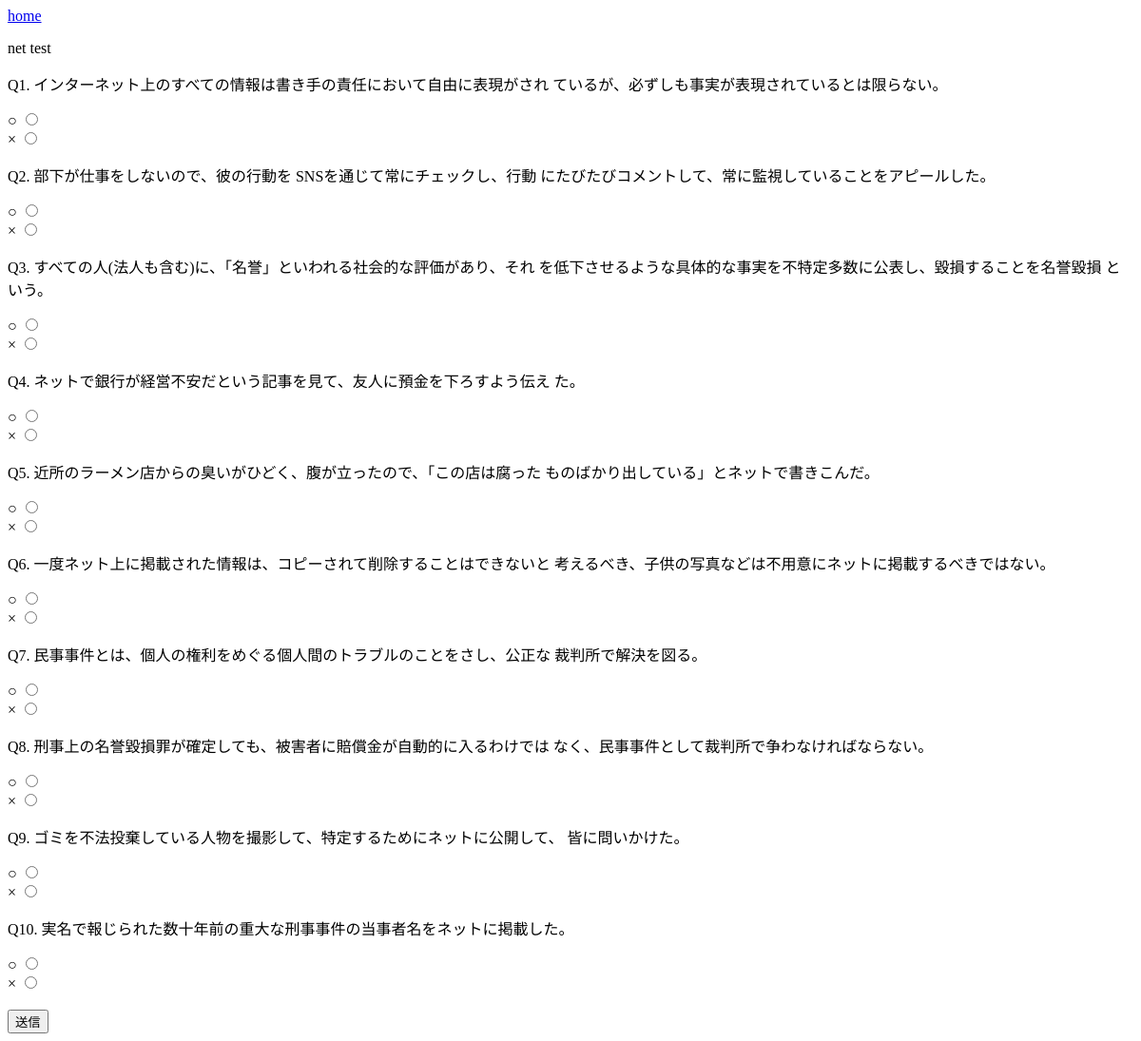
Before: /skil/3/nettest/ with the older database file.
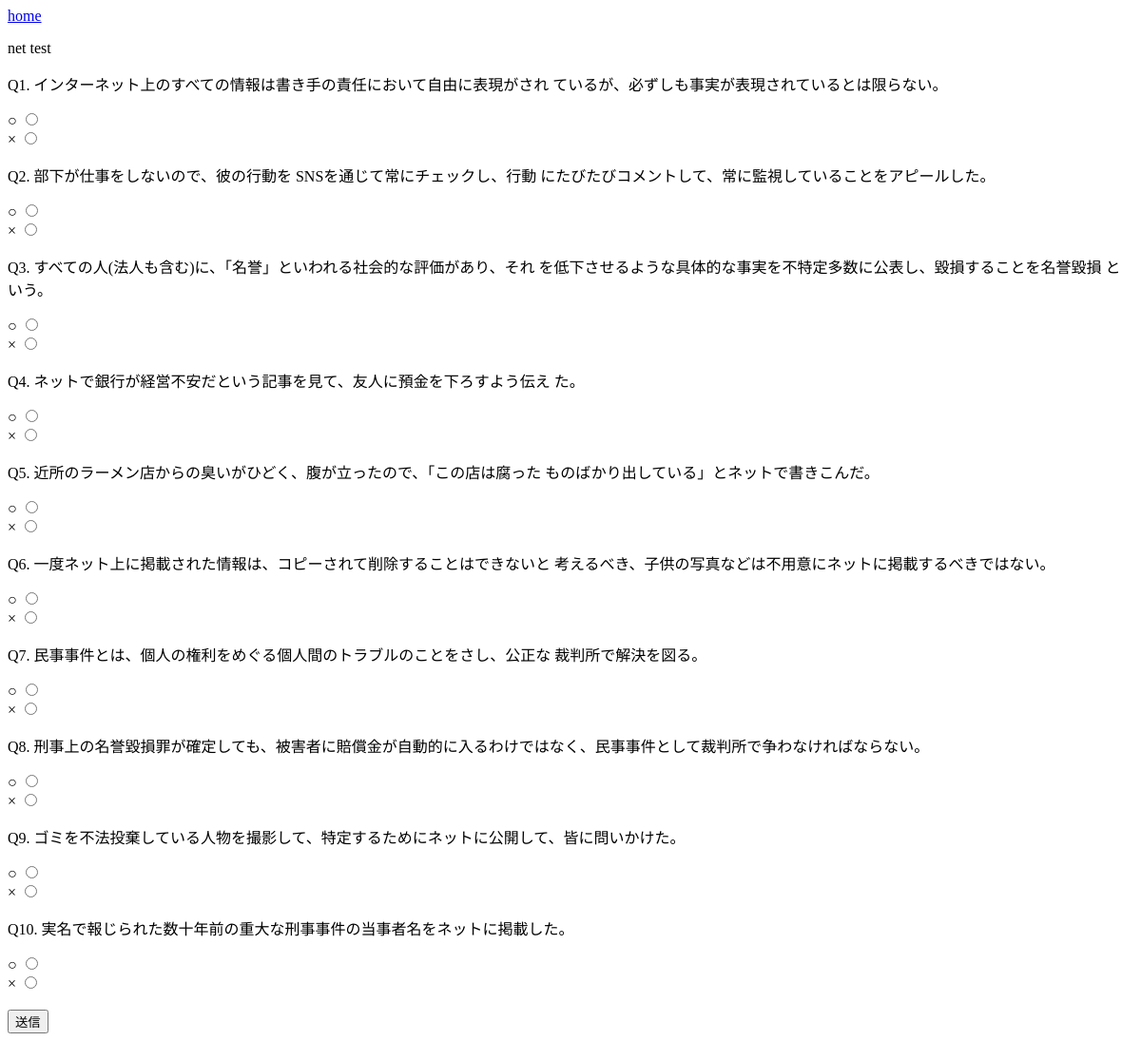
After: the same page with the newer database file.
### skil/models.py (models this page shows, shortened)
class Nquestion(models.Model):
    number = models.IntegerField(default=0)
    ques = models.TextField()
    answer = models.CharField(max_length=1)
    com = models.TextField(blank=True, null=True)

### skil/views.py (the view, shortened to what this page needs)
# urls.py: path('<int:net_id>/nettest/', views.nettest, name='NT'),
def nettest(request, net_id):
    if request.method == 'GET':
        net = Nquestion.objects.filter(id__gte=10*net_id-9).filter(id__lt=10*net_id+1)
        data = {'net':net}
        return render(request, 'skil/net_test.html', data)

### skil/templates/skil/net_test.html (shortened to what this page needs)
<!DOCTYPE html>
<html>
    <head>
    </head>
    <body>
        <a href="{% url 'index' %}">home</a>
        <br>
        <p>net test</p>
        <form name="ques" method="post">
            <p>Q1. {{ net.0.ques }}</p>
            <label for="radio11">○</label>
            <input id="radio11" name="option0" type="radio" value="○" required><br>
            <label for="radio12">×</label>
            <input id="radio12" name="option0" type="radio" value="×"><br>
            <p>Q2. {{ net.1.ques }}</p>
            <label for="radio21">○</label>
            <input id="radio21" name="option1" type="radio" value="○" required><br>
            <label for="radio22">×</label>
            <input id="radio22" name="option1" type="radio" value="×"><br>
            <p>Q3. {{ net.2.ques }}</p>
            <label for="radio31">○</label>
            <input id="radio31" name="option2" type="radio" value="○" required><br>
            <label for="radio32">×</label>
            <input id="radio32" name="option2" type="radio" value="×"><br>
            <p>Q4. {{ net.3.ques }}</p>
            <label for="radio41">○</label>
            <input id="radio41" name="option3" type="radio" value="○" required><br>
            <label for="radio42">×</label>
            <input id="radio42" name="option3" type="radio" value="2"><br>
            <p>Q5. {{ net.4.ques }}</p>
            <label for="radio51">○</label>
            <input id="radio51" name="option4" type="radio" value="○" required><br>
            <label for="radio52">×</label>
            <input id="radio52" name="option4" type="radio" value="×"><br>
            <p>Q6. {{ net.5.ques }}</p>
            <label for="radio61">○</label>
            <input id="radio61" name="option5" type="radio" value="○" required><br>
            <label for="radio62">×</label>
            <input id="radio62" name="option5" type="radio" value="×"><br>
            <p>Q7. {{ net.6.ques }}</p>
            <label for="radio71">○</label>
            <input id="radio71" name="option6" type="radio" value="○" required><br>
            <label for="radio72">×</label>
            <input id="radio72" name="option6" type="radio" value="×"><br>
            <p>Q8. {{ net.7.ques }}</p>
            <label for="radio81">○</label>
            <input id="radio81" name="option7" type="radio" value="○" required><br>
            <label for="radio82">×</label>
            <input id="radio82" name="option7" type="radio" value="×"><br>
            <p>Q9. {{ net.8.ques }}</p>
            <label for="radio91">○</label>
            <input id="radio91" name="option8" type="radio" value="○" required><br>
            <label for="radio92">×</label>
            <input id="radio92" name="option8" type="radio" value="×"><br>
            <p>Q10. {{ net.9.ques }}</p>
            <label for="radio01">○</label>
            <input id="radio01" name="option9" type="radio" value="○" required><br>
            <label for="radio02">×</label>
            <input id="radio02" name="option9" type="radio" value="×"><br>
            <br>
            <input type="submit" name="ques" value="送信">
        </form>
    </body>
</html>

Changed rows visible on the page:
changed Nquestion: ques "刑事上の名誉毀損罪が確定しても、被害者に賠償金が自動的に入るわけでは なく、民事事件として裁判所で争わなければならない。" → "刑事上の名誉毀損罪が確定しても、被害者に賠償金が自動的に入るわけではなく、民事事件として裁判所で争わなければならない。"
changed Nquestion: ques "ゴミを不法投棄している人物を撮影して、特定するためにネットに公開して、 皆に問いかけた。" → "ゴミを不法投棄している人物を撮影して、特定するためにネットに公開して、皆に問いかけた。"
